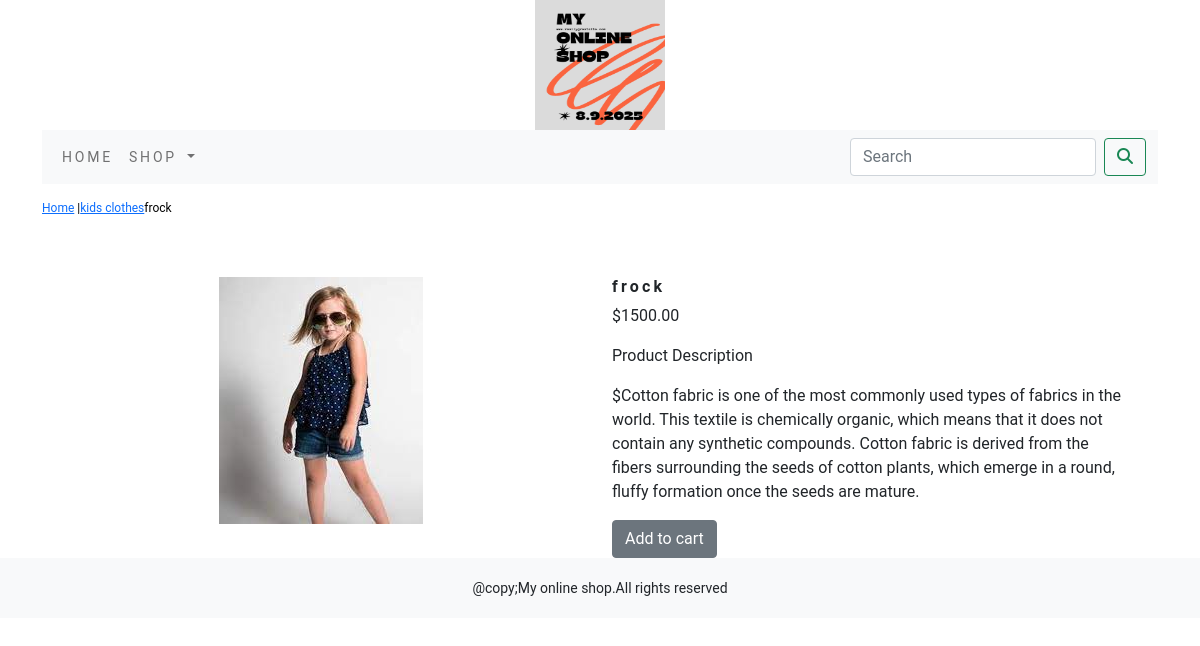
The app's page /shopapp/kids-clothes/frock/ with its own data.
### shopapp/models.py (models this page shows, shortened)
class Product(models.Model):
    name=models.CharField(max_length=250,unique=True)
    slug=models.SlugField(max_length=250,unique=True)
    description=models.TextField(blank=True)
    price=models.DecimalField(max_digits=10,decimal_places=2)
    category=models.ForeignKey(Category,on_delete=models.CASCADE)
    image=models.ImageField(upload_to='Products',blank=True)
    stock=models.IntegerField()
    available=models.BooleanField(default=True)
    created=models.DateTimeField(auto_now_add=True)
    updated=models.DateTimeField(auto_now=True)
    class Meta:
        ordering=('name',)
        verbose_name='product'
        verbose_name_plural='products'

class Category(models.Model):
    name=models.CharField(max_length=250,unique=True)
    slug=models.SlugField(max_length=250,unique=True)
    description=models.TextField(blank=True)
    image=models.ImageField(upload_to='Categories',blank=True)
    class Meta:
        ordering=('name',)
        verbose_name='category'
        verbose_name_plural='categories'
    def get_url(self):
        return reverse('shopapp:products_by_category',args=[self.slug])
    def __str__(self):
        return  '{}'.format(self.name)

### shopapp/views.py (the view)
# urls.py: path('<slug:c_slug>/<slug:product_slug>/', views.proCatDetail, name='prodCatDetail'),
def proCatDetail(request,c_slug,product_slug):
    try:
        product=Product.objects.get(category__slug=c_slug,slug=product_slug)
    except Exception as e:
        raise e
    return render(request,'product.html',{'product':product})

### cart/context_processors.py (called while the page is built)
def counter(request):
    item_count=0
    if 'admin' in request.path:
        return {}
    else:
        try:
            cart=Cart.objects.filter(cart_id=_cart_id(request))
            car_items=CartItem.objects.all().filter(cart=cart[:1])
            for cart_item in car_items:
                item_count += cart_item.quantity
        except Cart.DoesNotExist:
             item_count =0
    return dict(item_count=item_count)

### cart/views.py (called while the page is built)
def _cart_id(request):
    cart=request.session.session_key
    if not cart:
        cart=request.session.create()
    return cart

### shopapp/context_processors.py (called while the page is built)
def menu_links(request):
    links=Category.objects.all()
    return dict(links=links)

### templates/product.html (shortened to what this page needs)
{% extends 'base.html' %}
{% load static %}
{% block content %}
<div style="padding-top:15px;padding-bottom:20px;">
    <div style="color:black;font-size:12px;text-decoration:none;">
        <p> <a href="{% url 'shopapp:allProdCat' %}">Home</a> |<a href="{{product.category.get_url}}">{{product.category}}</a>{{product.name}} </p>
    </div>
</div>
<div class="container">
<br>
<div class="row">
    <div class="col-12 col-sm-12 col-md-12 col-lg-6 text-center ">
        <div style="min-width:18rem;">
            <img src="{{product.image.url}}" alt="{{product.name}}">
        </div>
</div>
        <div class="col-12 col-sm-12 col-md-12 col-lg-6 ">
            <div>
            <h1 style="font-size:16px;text_transform:uppercase;letter-spacing:.2em;padding-top15px;padding-botton:10px;"><b>{{product.name}}</b></h1>
            <p>${{product.price}}</p>
            <p>Product Description</p>
            <p style="padding-right:20px;"class="text-justify">${{product.description}}</p>
            {% if product.stock <= 0 %}
            <p><b>Out of stock</b></p>
            {% else %}
            <a class="btn btn-secondary"href="{% url 'cart:add_cart' product.id %}">Add to cart</a>
            {% endif %}
            </div>
        </div>
    </div>
</div>
{% endblock %}

### templates/base.html (shortened to what this page needs)
{% load static %}
<!DOCTYPE html>
<html lang="en">
<head>
        <link rel="stylesheet" href="{% static 'css/bootstrap.min.css' %}"  >
    <link rel="stylesheet" href="{% static 'css/custom.css' %}">
</head>
<body>
<div class="container">
{% include 'header.html' %}
{% include 'navbar.html' %}
{% block content %}{% endblock %}
</div>
{% include 'footer.html' %}
</body>
</html>

### templates/header.html
{% load static %}
<header>
    <center>
        <a href="{% url 'shopapp:allProdCat' %}" ></a><img src="{% static 'img/logo.png' %}" alt="logoimage" width="130px"height="130px">
    </center>
</header>

### templates/navbar.html (shortened to what this page needs)
<nav class="navbar navbar-expand-lg navbar-light bg-light">
  <div class="container-fluid">
    <div class="collapse navbar-collapse" id="navbarSupportedContent">
      <ul class="navbar-nav me-auto mb-2 mb-lg-0">
        <li class="nav-item">
          <a style="letter-spacing:.2em; font-size:14px;text-transform:uppercase;"class="nav-link" href="#">Home</a>
        </li>
        <li style="letter-spacing:.2em; font-size:14px;text-transform:uppercase;" class="nav-item dropdown {% if 'shopapp' in request.path %} active {% endif %}">
          <a class="nav-link dropdown-toggle" href="#" id="navbarDropdown" role="button" data-bs-toggle="dropdown" aria-expanded="true">
            Shop
          </a>
        </li>
      </ul>
      <form class="d-flex" action="{% url 'searchapp:SearchResult' %}" method="get">
        <input class="form-control me-2" type="search" placeholder="Search" name="q" aria-label="Search">
        <button class="btn btn-outline-success" type="submit"><i class="fa fa-search"></i></button>
      </form>
    </div>
  </div>
</nav>

### templates/footer.html
<div class="footer navbar-fixed-bottom my_footer">
    <p style=" padding-top:20px;
font-size:14px;background-color:#f8f9fa;
height:60px; text-align:center;" class>@copy;My online shop.All rights reserved</p>
</div>

### static/css/custom.css (style rules this page uses)
body { font-family: 'Roboto', sans-serif; }
.my_footer p { padding-top:20px; font-size:14px; }

### records on screen
Product: category "kids clothes", name "frock", image (picture), price "1500.00", description "Cotton fabric is one of the most commonly used types of fabrics in the world. This textile is chemically organic, which means that it does not contain any synthetic compounds. Cotton fabric is derived from the fibers surrounding the seeds of cotton plants, which emerge in a round, fluffy formation once the seeds are mature."
